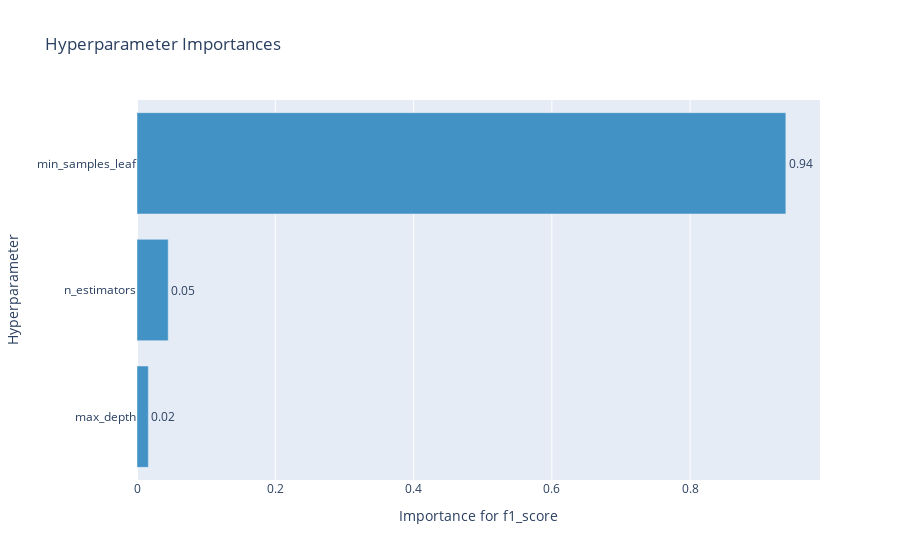

Notebook code for this chart:
### Code cell
optuna.visualization.plot_param_importances(study, target_name="f1_score")

### Figure 1 — Plotly figure (JSON) as saved in the notebook; plotly's stock layout.template omitted (floating-point values rounded to 4 significant figures)
{"data": [{"cliponaxis": false, "hovertemplate": ["max_depth (IntDistribution): 0.01640642514598471<extra></extra>", "n_estimators (IntDistribution): 0.045156650896135936<extra></extra>", "min_samples_leaf (IntDistribution): 0.9384369239578793<extra></extra>"], "marker": {"color": "rgb(66,146,198)"}, "orientation": "h", "text": ["0.02", "0.05", "0.94"], "textposition": "outside", "type": "bar", "x": [0.01641, 0.04516, 0.9384], "y": ["max_depth", "n_estimators", "min_samples_leaf"]}], "layout": {"showlegend": false, "title": {"text": "Hyperparameter Importances"}, "xaxis": {"title": {"text": "Importance for f1_score"}}, "yaxis": {"title": {"text": "Hyperparameter"}}}}
